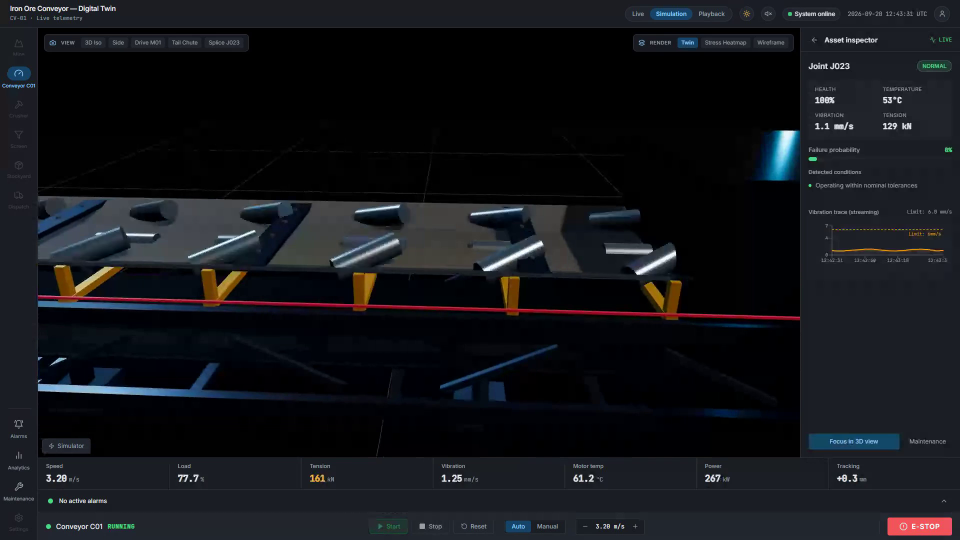
#> input picture video-production/renders/qc-sih-live.png, 1920 x 1080 px, found by its file name (shown at 1/2 size)
$ python make_sih_thumbnail.py
#> lines starting #> are read from the running program, lines starting #| are printed output that depends on the picture
from pathlib import Path
import cv2
from PIL import Image, ImageDraw, ImageFont

root = Path(r"D:\sih 2026\conveyor-digital-twin")
frame = cv2.imread(str(root / 'video-production' / 'renders' / 'qc-sih-live.png'))
#> frame is the input picture: shape (1080, 1920, 3); mean B, G, R 25.9, 21.5, 20
frame = cv2.resize(frame, (1920, 1080))
image = Image.fromarray(cv2.cvtColor(frame, cv2.COLOR_BGR2RGB)).convert('RGBA')
layer = Image.new('RGBA', image.size, (2, 8, 15, 115))
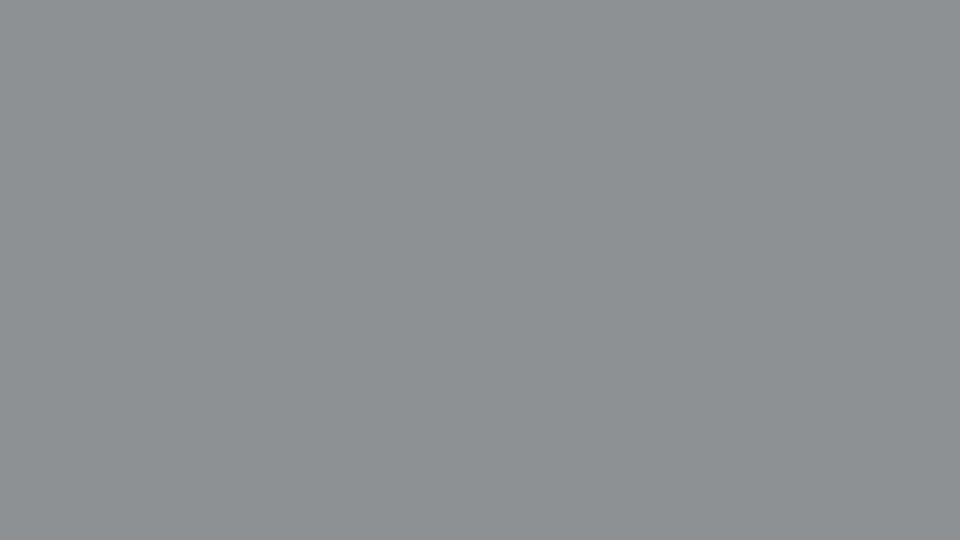
#> layer: PIL image 1920x1080 RGBA (shown at 1/2 size); mean R, G, B, A 2, 8, 15, 115; transparent parts drawn white
image = Image.alpha_composite(image, layer)
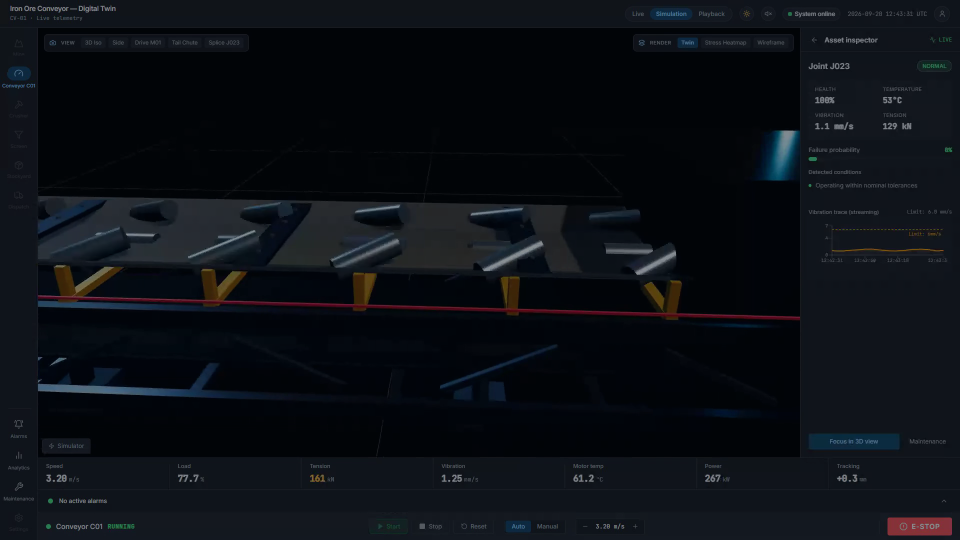
#> image: PIL image 1920x1080 RGBA (shown at 1/2 size); mean R, G, B, A 11.8, 15.6, 21.1, 255
d = ImageDraw.Draw(image)
bold = ImageFont.truetype(r'C:\Windows\Fonts\segoeuib.ttf', 68)
small = ImageFont.truetype(r'C:\Windows\Fonts\segoeuib.ttf', 27)
d.rectangle((76, 770, 92, 1002), fill=(0, 220, 235, 255))
d.text((122, 776), 'LIVE PROTOTYPE', font=small, fill=(0, 235, 255, 255))
d.text((122, 820), 'CONVEYOR DIGITAL TWIN', font=bold, fill=(244, 250, 252, 255))
d.text((126, 910), 'Smart India Hackathon 2026', font=small, fill=(192, 215, 224, 255))
image.convert('RGB').save(root / 'demo-video' / 'final-thumbnail.png', quality=95)
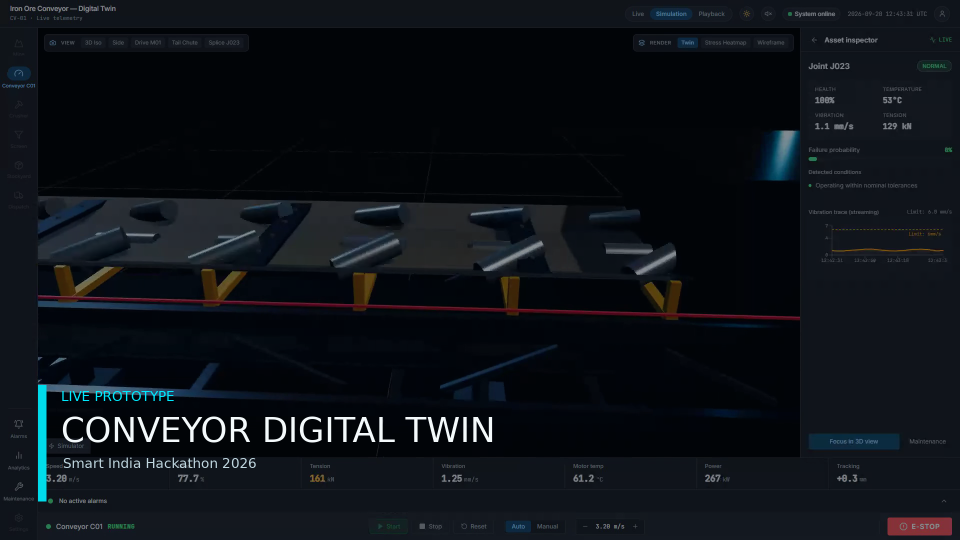
#> saved as final-thumbnail.png: PIL image 1920x1080 RGB (shown at 1/2 size); mean R, G, B 13.5, 17.8, 23.3

$ run again, with video-production/renders/qc-midpoint.png copied over video-production/renders/qc-sih-live.png
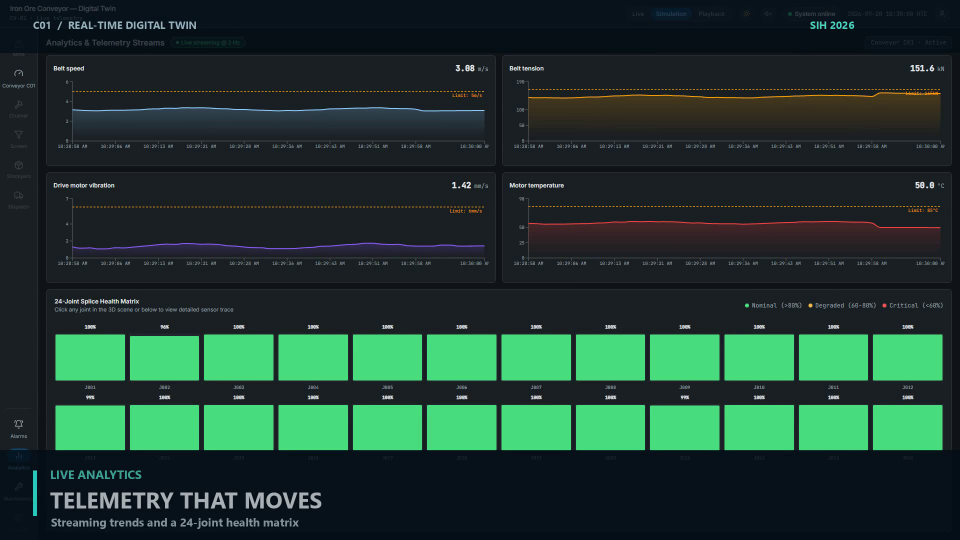
#> input picture video-production/renders/qc-midpoint.png, 1920 x 1080 px, found by its file name (shown at 1/2 size)
#> frame is the input picture: shape (1080, 1920, 3); mean B, G, R 48.1, 58.4, 31.6
#> `image = Image.alpha_composite(image, layer)`:
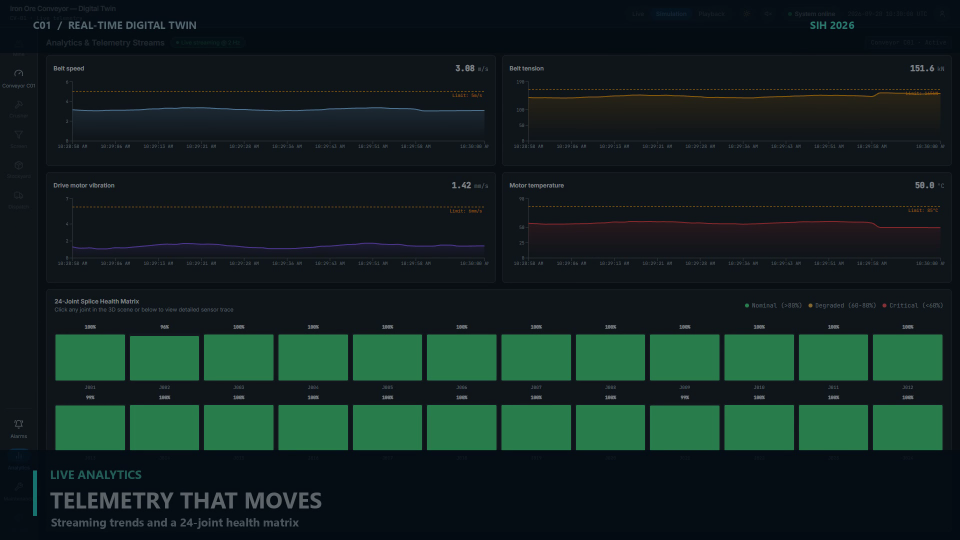
#> image: PIL image 1920x1080 RGBA (shown at 1/2 size); mean R, G, B, A 18.4, 35.8, 32.9, 255
#> `image.convert('RGB').save(root / 'demo-video' / 'final-thumbnail.png',..`:
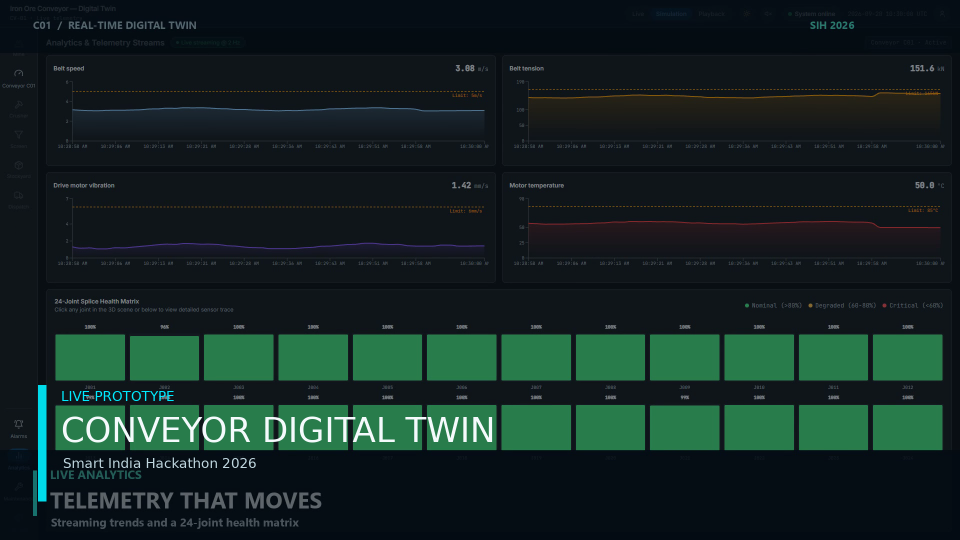
#> saved as final-thumbnail.png: PIL image 1920x1080 RGB (shown at 1/2 size); mean R, G, B 19.9, 37.3, 34.8

$ run again, with video-production/renders/qc-sih-closing.png copied over video-production/renders/qc-sih-live.png
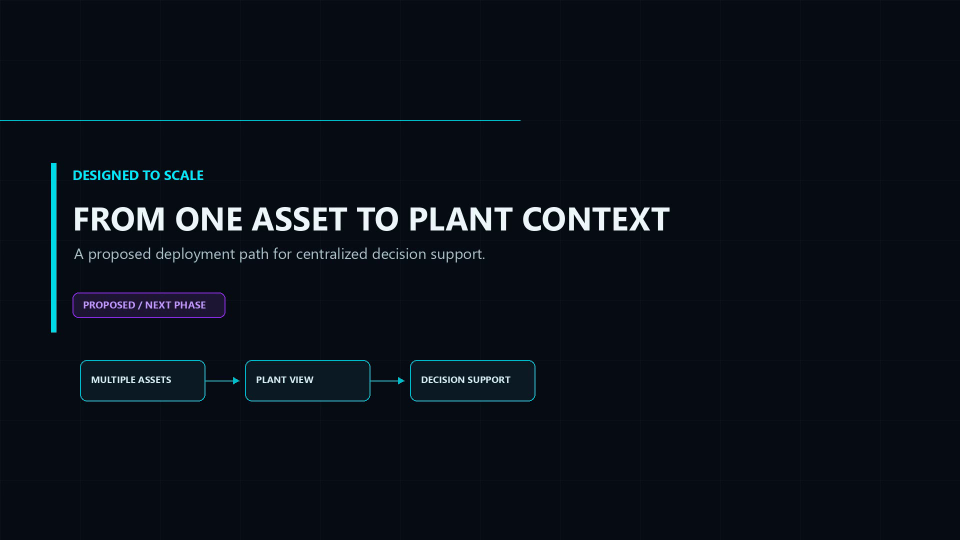
#> input picture video-production/renders/qc-sih-closing.png, 1920 x 1080 px, found by its file name (shown at 1/2 size)
#> frame is the input picture: shape (1080, 1920, 3); mean B, G, R 24.7, 16.3, 10
#> `image = Image.alpha_composite(image, layer)`:
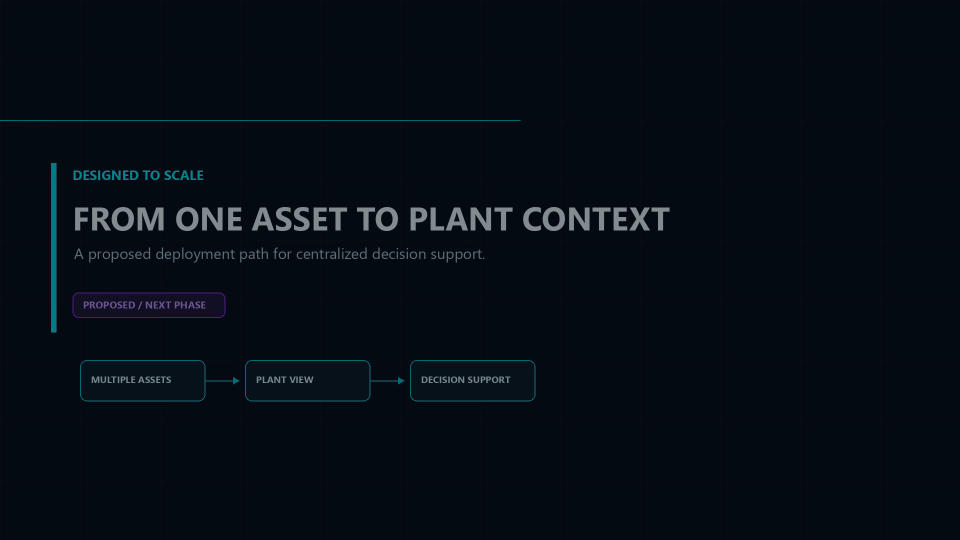
#> image: PIL image 1920x1080 RGBA (shown at 1/2 size); mean R, G, B, A 6.3, 12.9, 20.2, 255
#> `image.convert('RGB').save(root / 'demo-video' / 'final-thumbnail.png',..`:
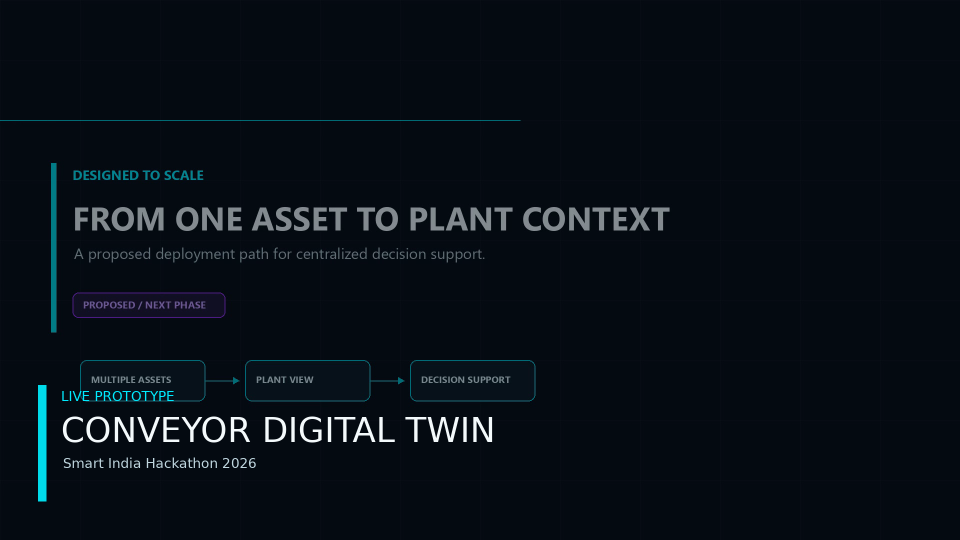
#> saved as final-thumbnail.png: PIL image 1920x1080 RGB (shown at 1/2 size); mean R, G, B 7.9, 15.1, 22.4
